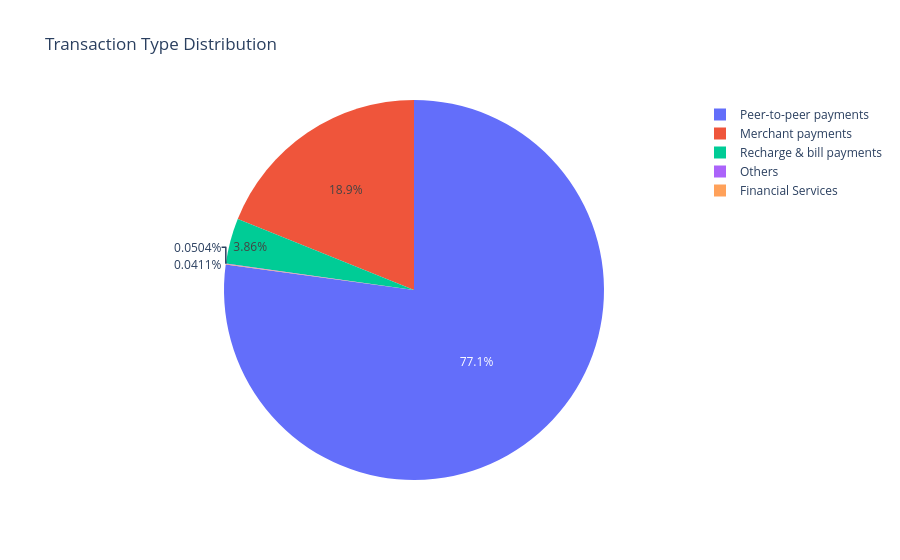

The notebook cell this image was saved under:
### Markdown cell above
#### Chart - 3

### Code cell
type_dist = df_agg_trans.groupby('Transaction_type')['Transaction_amount'].sum().reset_index()
fig = px.pie(type_dist, values='Transaction_amount', names='Transaction_type', title='Transaction Type Distribution')
fig.show()

### Figure 1 — Plotly figure (JSON) as saved in the notebook; plotly's stock layout.template omitted (floating-point values rounded to 4 significant figures)
{"data": [{"domain": {"x": [0, 1], "y": [0, 1]}, "hovertemplate": "Transaction_type=%{label}<br>Transaction_amount=%{value}<extra></extra>", "labels": ["Financial Services", "Merchant payments", "Others", "Peer-to-peer payments", "Recharge & bill payments"], "legendgroup": "", "name": "", "showlegend": true, "type": "pie", "values": [142000000000.0, 65340000000000.0, 174300000000.0, 266500000000000.0, 13340000000000.0]}], "layout": {"legend": {"tracegroupgap": 0}, "title": {"text": "Transaction Type Distribution"}}}
